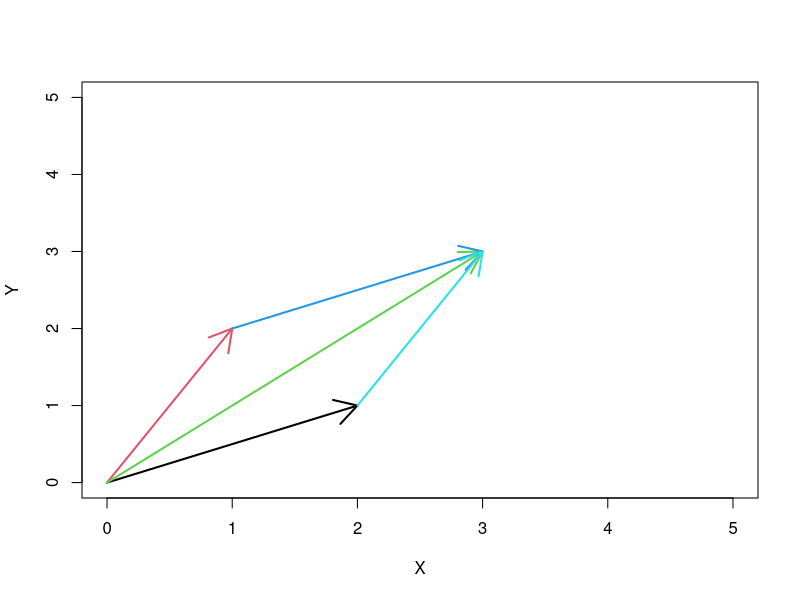
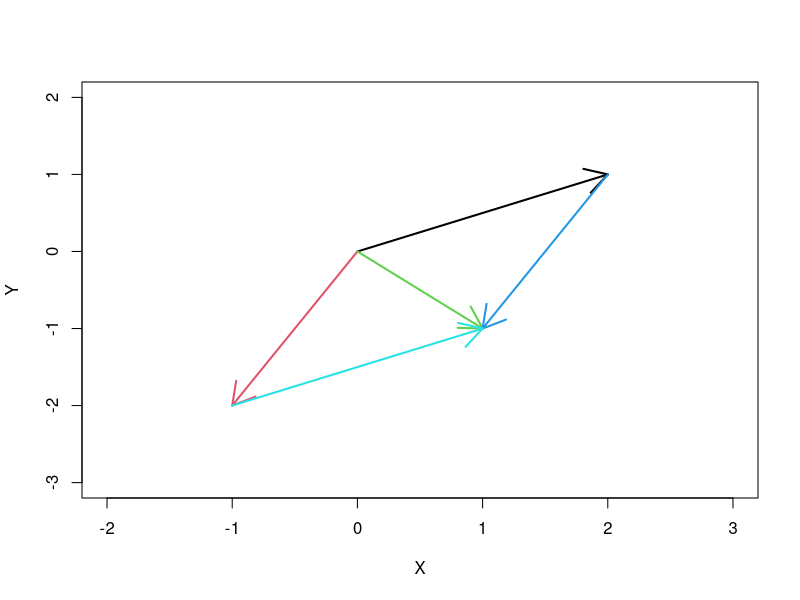
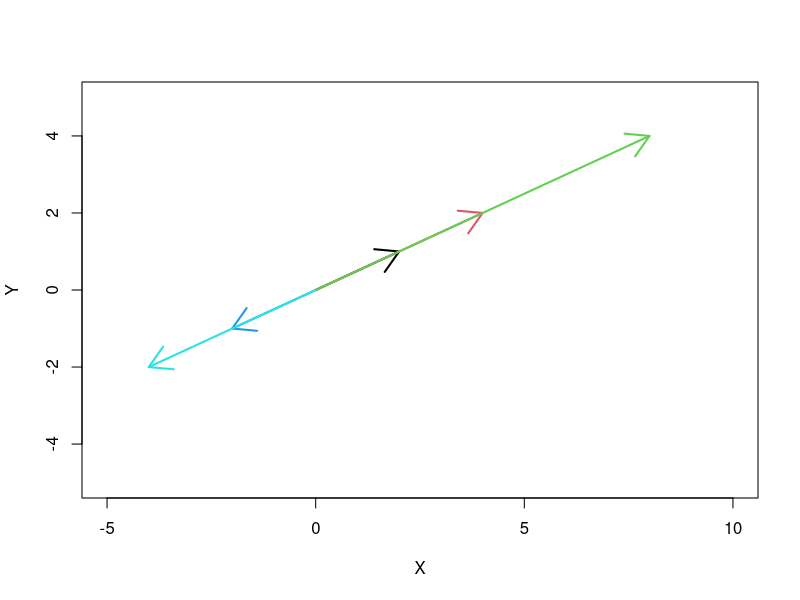

Write the R code that produced these figures, in order. (Note: this script raises an error after producing the figures.)
## ---- chunk 1
rad2deg <- function(rad) {(rad * 180) / (pi)}
deg2rad <- function(deg) {(deg * pi) / (180)}

magn_vector <- function(vector){
  if (class(vector) == "list"){
    vector <- unlist(vector)
  }
  magn = as.vector(sqrt(vector%*%vector))
  names(magn) <- "magnitude"
  return (magn)
}


dir_vector <- function(vector){
  if (class(vector) == "list"){
    vector <- unlist(vector)
  }
  if (vector[1] >= 0 & vector[2] >=0){
  dir = rad2deg(atan(vector[2]/vector[1]))
  } else if (vector[1] <= 0){
  dir = 180 + rad2deg(atan(vector[2]/vector[1]))
  } else if (vector[1] >= 0 & vector[2] <=0){
  dir = 360 + rad2deg(atan(vector[2]/vector[1]))
  }
  names(dir) <- "direction"
  return(dir)
}


polar2cart <- function(angle, magnitude){
    if (class(angle) == "list"){
    angle <- angle$angle_deg
    magnitude <- angle$magnitude
  }
  x <- magnitude*cos(deg2rad(angle))
  y <- magnitude*sin(deg2rad(angle))
  list( x = x, y = y)
}

cart2polar <- function(x, y=0){
    if (class(x) == "list"){
    x <- unlist(x)
  }
  angle <- dir_vector(c(x,y))
  magn <- magn_vector(c(x,y))
  list(magnitude = magn, angle_deg = angle, angle_rad = deg2rad(angle))
}

dibujar_vector <- function(vector, color = "black"){
    if (class(vector) == "list"){
    vector <- unlist(vector)
  }
  arrows(0,0,vector[1], vector[2], col = color)
}


vector_info <- function(vector) {
  list(
    x = vector[1],
    y = vector[2],
    magnitude = as.vector(magn_vector(vector)),
    direction_deg = as.vector(dir_vector(vector)),
    direction_rad = deg2rad(as.vector(dir_vector(vector))),
    length = length(vector),
    sin = sin(deg2rad(as.vector(
      dir_vector(vector)
    ))),
    cos = cos(deg2rad(as.vector(
      dir_vector(vector)
    ))),
    tan = tan(deg2rad(as.vector(
      dir_vector(vector)
    )))
  )
}

## ---- chunk 2
a <- 1:3
b <- c(4, 5, 6)
a + b
b - a
## ---- chunk 3
c <- 6:8
a + c
c + a

(a + b) + c
a + (b + c)
## ---- chunk 4
a <- c(2, 1)
b <- c(1, 2)
vecs <- data.frame(vname=c("a","b","a+b","transa", "transb"), 
                   x0=c(0,0,0,1,2),
                   y0=c(0,0,0,2,1), 
                   x1=c(2,1,3,3,3) ,
                   y1=c(1,2,3,3,3), 
                   col=1:5)
a
b
a + b
plot(NA, xlim=c(0,5), ylim=c(0,5), xlab="X", ylab="Y", lwd=1.5, lty = 3)
 with(vecs, mapply("arrows", x0, y0, x1, y1,col=col,lwd=2, lty = 1) )
## ---- chunk 5
a <- c(2, 1)
b <- c(1, 2)
vecs <- data.frame(vname=c("a","b","a-b","transa", "transb"), 
                   x0=c(0,0,0,2,-1),
                   y0=c(0,0,0,1,-2), 
                   x1=c(2,-1,1,1,1) ,
                   y1=c(1,-2,-1,-1,-1), 
                   col=1:5)
a
b
a + b
plot(NA, xlim=c(-2,3), ylim=c(-3,2), xlab="X", ylab="Y", lwd=1.5, lty = 3)
 with(vecs, mapply("arrows", x0, y0, x1, y1,col=col,lwd=2, lty = 1),
      labels = vecs$vname)
## ---- chunk 6
a * 3
b * -2

a <- c(2, 1)
vecs <- data.frame(vname=c("a","2a","4a","-a", "-2a"), 
                   x0=c(0,0,0,0,0),
                   y0=c(0,0,0,0,0), 
                   x1=c(a[1],2*a[1],4*a[1],-a[1],-2*a[1]) ,
                   y1=c(a[2],2*a[2],4*a[2],-a[2],-2*a[2]) , 
                   col=1:5)

plot(NA, xlim=c(-5,10), ylim=c(-5,5), xlab="X", ylab="Y", lwd=1.5, lty = 3)
 with(vecs, mapply("arrows", x0, y0, x1, y1,col=col,lwd=2, lty = 1),
      labels = vecs$vname)
## ---- chunk 7
e1 = c(1, 0, 0)
e2 = c(0, 1, 0)
e3 = c(0, 0, 1)
e1 + e2 + e3
## ---- chunk 8
a %*% b # 1 * 4 + 2 * 5 + 3 * 6
## ---- chunk 9
c <- c(3,4)
sqrt(c%*%c)
## ---- chunk 10
magn_dir(c)

d <- polar2cart(30, magn_vector(c))
magn_dir(d)
e <- polar2cart(60, magn_vector(c))
magn_dir(e)
f <- polar2cart(15, magn_vector(c))
magn_dir(f)
g <- polar2cart(75, magn_vector(c))
magn_dir(g)
h <- polar2cart(88, magn_vector(c))
magn_dir(h)
i <- polar2cart(7, magn_vector(c))
magn_dir(i)

plot(xlim = c(0,6), ylim = c(0, 5), 0, 0)
dibujar_vector(c)
dibujar_vector(d)
dibujar_vector(e)
dibujar_vector(f)
dibujar_vector(g)
dibujar_vector(h)
dibujar_vector(i)
## ---- chunk 11
as.vector(magn_vector(a) * magn_vector(b) * cos(deg2rad(abs(dir_vector(a) - dir_vector(b)))))
## ---- chunk 12
magn_vector(b) * cos(deg2rad(abs(dir_vector(a) - dir_vector(b))))
magn_vector(b)

plot(xlim = c(0,3), ylim = c(0, 3), 0, 0)
dibujar_vector(a)
dibujar_vector(b)
dibujar_vector(b*cos(deg2rad(abs(dir_vector(a) - dir_vector(b)))), color = "red")
## ---- chunk 13
a <- polar2cart(65, 4)
b <- polar2cart(65, 2)
unlist(a)%*%unlist(b) # 4 * 2 magnitud pues el coseno es 1
cos(vector_info(a)$direction_rad - vector_info(b)$direction_rad)

## ---- chunk 14
a <- polar2cart(85, 3)
b <- polar2cart(15, 2)

plot(xlim = c(0,3), ylim = c(0, 3), 0, 0)
dibujar_vector(a)
dibujar_vector(b)

unlist(a)%*%unlist(b) # El producto escalar resulta mucho menor a la multiplicacion de magnitudes. El coseno resulta:
cos(vector_info(a)$direction_rad - vector_info(b)$direction_rad)
## ---- chunk 15
a <- polar2cart(90+35, 3)
b <- polar2cart(35, 2)

plot(xlim = c(-3,3), ylim = c(0, 3), 0, 0)
dibujar_vector(a)
dibujar_vector(b)


round(unlist(a)%*%unlist(b), 6)
round(cos(vector_info(a)$direction_rad - vector_info(b)$direction_rad),6)
## ---- chunk 16
a <- polar2cart(170, 3)
b <- polar2cart(35, 2)

plot(xlim = c(-3,3), ylim = c(0, 3), 0, 0)
dibujar_vector(a)
dibujar_vector(b)

dir_vector(a)

round(unlist(a)%*%unlist(b), 6)
vector_info(a)$direction_deg - vector_info(b)$direction_deg
round(cos(vector_info(a)$direction_rad - vector_info(b)$direction_rad),6)
## ---- chunk 17
a <- polar2cart(180+50, 3)
b <- polar2cart(50, 2)

plot(xlim = c(-3,3), ylim = c(-3, 3), 0, 0)
dibujar_vector(a)
dibujar_vector(b)

dir_vector(a)
dir_vector(b)

round(unlist(a)%*%unlist(b), 6)
vector_info(a)$direction_deg - vector_info(b)$direction_deg
round(cos(vector_info(a)$direction_rad - vector_info(b)$direction_rad),6)
## ---- chunk 18
c(3,2) * c(2,4)
## ---- chunk 19
a <- c(3,2,5) # vector columna
b <- c(2,4,6,1) # vector fila *3, *2 y *5

a %*% t(b) # or outer(a, b)
## ---- chunk 20
require(pracma)

a <- c(2,3,4)
b <- c(5,6,7)



sqrt(a%*%a)*sqrt(b%*%b)
cross(a, b)


(cx = a[2] * b[3] - a[3] * b[2])
(cy = a[3] * b[1] - a[1] * b[3])
(cz = a[1] * b[2] - a[2] * b[1])


## ---- chunk 21
vector <- polar2cart(angle = 68, magnitude = 10)

unlist(vector)

(unit_vector = unlist(vector) / magn_vector(vector))

magn_vector(unit_vector)

dir_vector(vector) == dir_vector(unit_vector)

## ---- chunk 22
A = matrix(c(1,2,3,0), byrow = T, nrow = 2)
B = matrix(c(0,4,4,2), byrow = T, nrow = 2)
A + B
A - B
## ---- chunk 23
A + 3*diag(2)
## ---- chunk 24
A * 3 # Idem a 3 * A
## ---- chunk 25
rbind((cbind(A[1,]%*%B[,1], A[1,]%*%B[,2])),
(cbind(A[2,]%*%B[,1],A[2,]%*%B[,2])))

A%*%B 

## ---- chunk 26
cbind(matrix(B[1,1] * A[,1] + B[2,1] * A[,2]), 
matrix(B[1,2] * A[,1] + B[2,2] * A[,2]))

## ---- chunk 27
(C = matrix(c(1,2,3,4,3,2,5,6,7), byrow = T, nrow = 3))
D = matrix(c(1,0,0,0,3,0,0,0,-2), byrow = T, nrow = 3) # matriz diagonal 1,3,-2
C %*% D
## ---- chunk 28
D %*% C
## ---- chunk 29
all((A%*%B)%*%E == A%*%(B%*%E))
## ---- chunk 30
all(A%*%B == B%*%A)
## ---- chunk 31
all(t(A%*%B%*%E) == t(A)%*%t(B)%*%t(E))
all(t(A%*%B%*%E) == t(E)%*%t(B)%*%t(A))
## ---- chunk 32
v <- matrix(c(1,2), nrow = 2)
E %*% v # 2x2 * 2x1 = m(2)x1
t(v) %*% E # 1x2 * 2*2 = 1xn(2)

## ---- chunk 33
F = matrix(c(2,1,1,4), byrow = T, nrow = 2) # Matriz simetrica
F %*% v
t(v) %*% F
## ---- chunk 34
w = polar2cart(angle = 0, magnitude = 3)

angle=dir_vector(w)
movements = seq(5,360,5)

plot(xlim = c(-6,6), ylim = c(-6, 6), 0, 0)
dibujar_vector(w)
vectors = list()


for (movement in movements){
rotation_angle = deg2rad(movement)
rotation_matrix = matrix(c(cos(rotation_angle),-sin(rotation_angle),
                           sin(rotation_angle),cos(rotation_angle)
                           ),byrow = T, nrow = 2)
v = as.vector(rotation_matrix%*%unlist(w))
vectors = append(vectors, list(c(dir_vector(v),magn_vector(v))))
dibujar_vector(v)
}
abline(h = 3, col = 4 )
abline(h = -3, col = 4)
abline(v = 3, col = 4)
abline(v = -3, col = 4)

sapply(vectors, "[[", 2) ## Same magnitude everywhere

# plot(sapply(vectors, "[[", 1), sapply(vectors, "[[", 2))
# #vectors[!is.na(lapply(vectors,is.na)==FALSE)]

#  sapply(vectors, "[[", 1)[sapply(vectors, "[[", 2)== min(sapply(vectors, "[[", 2))]
# 
# 
# sapply(vectors, "[[", 1)[sapply(vectors, "[[", 2)== max(sapply(vectors, "[[", 2))]


## ---- chunk 35
eigen(A)

v = polar2cart(angle = 45,magnitude = 1)
v2 = as.vector(A%*%unlist(v))

magn_dir(v)
magn_dir(v2)

plot(xlim = c(0,6), ylim = c(0, 5), 0, 0)
dibujar_vector(v)
dibujar_vector(v2)

## ---- chunk 36
w = polar2cart(angle = 0, magnitude = 3)

angle=dir_vector(w)
movements = seq(5,360,5)

plot(xlim = c(-7,7), ylim = c(-7, 7), 0, 0)
dibujar_vector(w)
vectors = list()


for (movement in movements){
rotation_angle = deg2rad(movement)
rotation_matrix = matrix(c(2*cos(rotation_angle),-sin(rotation_angle),
                           sin(rotation_angle),cos(rotation_angle)
                           ),byrow = T, nrow = 2)
v = as.vector(rotation_matrix%*%unlist(w))
vectors = append(vectors, list(c(dir_vector(v),magn_vector(v))))
dibujar_vector(v)
}

abline(h = 3, col = 4 )
abline(h = -3, col = 4)
abline(v = 6, col = 4)
abline(v = -6, col = 4)

sapply(vectors, "[[", 2) ## Different magnitudes


plot(sapply(vectors, "[[", 1), sapply(vectors, "[[", 2), xlab = "Angle", ylab = "Magnitude")



## ---- chunk 37
C # No simetrica
(C + t(C))/2 # Simétrica
## ---- chunk 38
M = matrix(c(2,3,1,1,4,3), byrow = T, nrow = 2)
M %*% t(M) #matriz cuadrada de tamaño igual a la cantidad de filas de M
t(M) %*% M #matriz cuadrada de tamaño igual a la cantidad de columnas de M
## ---- chunk 39
A*B
## ---- chunk 40
set.seed(100)
M1 = randi(5, 3)
M2 = randi(5, 3)

M11 = M1%*%t(M1) # Haciendolas simétricas
M22 = M2%*%t(M2)

(M11 + M22) - t(M11 + M22)# Conserva simetría
(M11 %*% M22) - t(M11 %*% M22) # No conserva simetría
(M11 * M22) - t(M11 * M22) # Conserva simetría
## ---- chunk 41
M1 = matrix(c(1,2,2,1), byrow = T, nrow = 2)
M2 = matrix(c(3,4,4,3), byrow = T, nrow = 2)

(M1 %*% M2) - t(M1 %*% M2)

## ---- chunk 42
A = diag(c(1,3,2))
A%*%A
A*A
## ---- chunk 43
sum(A*C)
## ---- chunk 44
c(A)%*%c(C)
## ---- chunk 45
sum(diag(t(A)%*%C))
## ---- chunk 46
A
forb_prod <- sum(diag(t(A)%*%A)) # Igual a 16+9+16+16+1+4+25+9+25
sqrt(forb_prod) #norm(A, "F")
## ---- chunk 47
A/C
## ---- chunk 48
set.seed(100)
A = randi(10, 5, 3)
A = cbind(A[,ncol(A)], A) # Repito última columna para hacer de rango incompleto
B = randi(10, 5, 2)
B = cbind(B,B[,ncol(B-1)],B[,ncol(B)] ) # Repito ultimas 2 columnas para hacerla de rango incompleto
paste(rankMatrix(A), rankMatrix(B))

rankMatrix(A+B)[1] # El rango resultante es 4, mayor al de las matrices sumadas por separado pero menor a la suma de sus rangos
## ---- chunk 49
set.seed(10)
A = randi(10, 8, 4) # Suponemos que si son números al azar, es full rango pero lo comprobamos
B = randi(10, 4, 7) # Debe matchear la cantidad de filas de esta con la de columnas anterior para que se puedan multiplicar

rankMatrix(A)[1]

rankMatrix(B)[1]

AB = A%*%B # Sabemos que el rango de la matriz resultante no podrá ser mayor a 4

dim(AB)
AB
rankMatrix(AB)[1]

## ---- chunk 50
require(Matrix)
rankMatrix(A)[1]
rankMatrix(A*12050120)[1]
rankMatrix(A*-15012)[1]
## ---- chunk 51
A = randi(8,4,3) # Full rango, 3, el menor entre M y N
rankMatrix(A)[1]
rankMatrix(t(A)%*%A)[1]
rankMatrix(A%*%t(A))[1]
rankMatrix(A)[1]

t(A)%*%A # Da como resultado una matriz NxN con rango completo N
rankMatrix(t(A)%*%A)[1]


B = randi(8,3,4) # Full rango,3, el menor entre M y N
B%*%t(B) # Da como resultado una matriz MxM con rango completo M
rankMatrix(B%*%t(B))[1]


## ---- chunk 52
A = randi(10,5)
A[,ncol(A)] = A[,ncol(A)-1] # Le bajo el rango
A
rankMatrix(A)[1]

(AA = A + 0.01*diag(ncol(A)))
rankMatrix(AA)[1]
